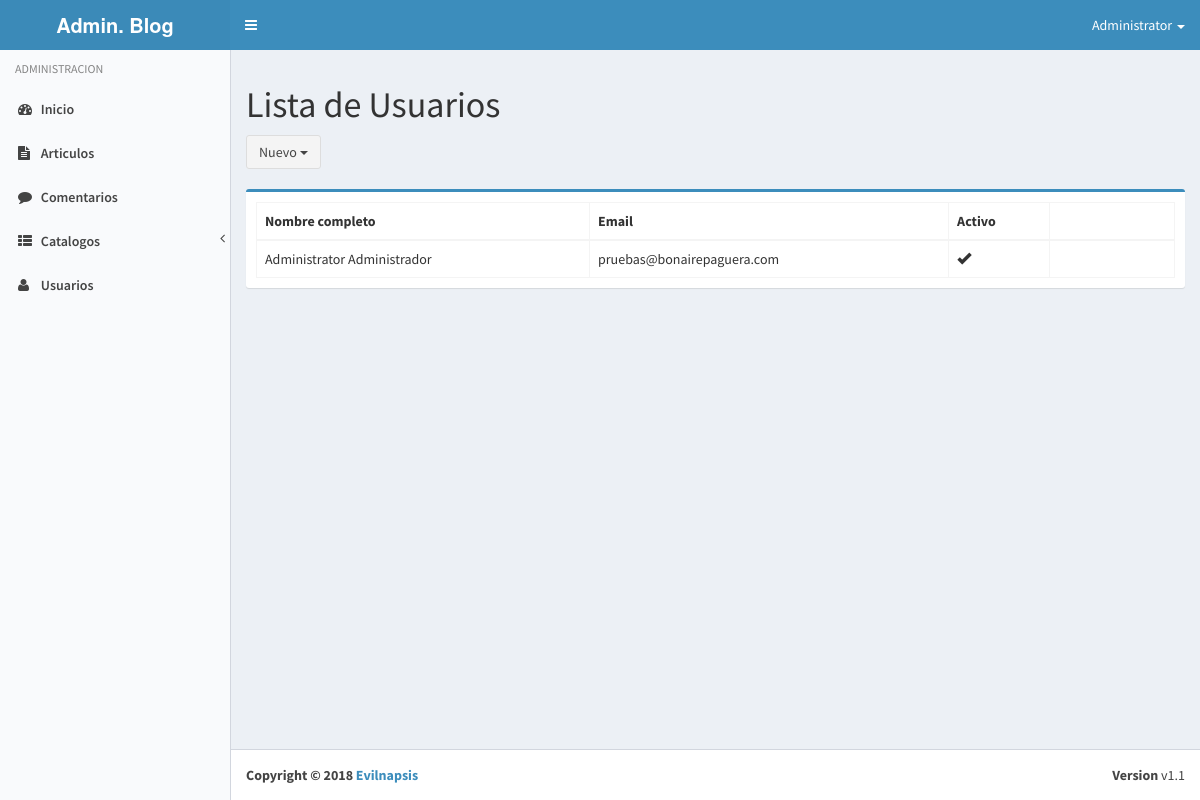
The app's page /admin/?view=users (signed in) with its own data.
### tables this page shows
CREATE TABLE `user` (
  `id` int(11) NOT NULL AUTO_INCREMENT,
  `name` varchar(50) DEFAULT NULL,
  `lastname` varchar(50) DEFAULT NULL,
  `username` varchar(50) DEFAULT NULL,
  `email` varchar(255) DEFAULT NULL,
  `password` varchar(60) DEFAULT NULL,
  `image` varchar(255) DEFAULT NULL,
  `status` int(11) DEFAULT '1',
  `kind` int(11) DEFAULT '1',
  `created_at` datetime DEFAULT NULL,
  PRIMARY KEY (`id`)
);

### admin/core/controller/Lb.php (called while the page is built, shortened)
<?php
class Lb
{
    public function start()
    {
        include "core/app/init.php";
    }
}

### admin/index.php (called while the page is built, shortened)
<?php
$lb = new Lb();
$lb->start();
?>

### admin/core/controller/Model.php (called while the page is built, shortened)
<?php
class Model
{
    public static function exists($modelname)
    {
        $fullpath = self::getFullpath($modelname);
        $found = false;
        if (file_exists($fullpath)) {
            $found = true;
        }
        return $found;
    }
    public static function getFullpath($modelname)
    {
        return Core::$root . "core/app/model/" . $modelname . ".php";
    }
    public static function many($query, $aclass)
    {
        $cnt = 0;
        $array = array();
        while ($r = $query->fetch_array()) {
            $array[$cnt] = new $aclass;
            $cnt2 = 1;
            foreach ($r as $key => $v) {
                if ($cnt2 > 0 && $cnt2 % 2 == 0) {
                    $array[$cnt]->$key = $v;
                }
                $cnt2++;
            }
            $cnt++;
        }
        return $array;
    }
    public static function one($query, $aclass)
    {
        $found = null;
        $data = new $aclass;
        while ($r = $query->fetch_array()) {
            $cnt = 1;
            foreach ($r as $key => $v) {
                if ($cnt > 0 && $cnt % 2 == 0) {
                    $data->$key = $v;
                }
                $cnt++;
            }
            $found = $data;
            break;
        }
        return $found;
    }
}
?>

### admin/core/controller/Executor.php (called while the page is built, shortened)
<?php
class Executor
{
    public static function doit($sql)
    {
        $con = Database::getCon();
        return array($con->query($sql), $con->insert_id);
    }
}
?>

### admin/core/app/model/UserData.php (called while the page is built, shortened)
<?php
class UserData
{
    public static $tablename = "user";
    public static function getById($id)
    {
        $sql = "select * from " . self::$tablename . " where id=$id";
        $query = Executor::doit($sql);
        return Model::one($query[0], new UserData());
    }
    public static function getAll()
    {
        $sql = "select * from " . self::$tablename . " order by created_at desc";
        $query = Executor::doit($sql);
        return Model::many($query[0], new UserData());
    }
}
?>

### admin/core/app/view/users-view.php (the view, shortened to what this page needs)
<?php $u = UserData::getById($_SESSION["user_id"]); ?>
<?php if ($u->kind == 1): ?>
    <section class="content">
        <div class="row">
            <div class="col-md-12">
                <h1>Lista de Usuarios</h1>
                <div class="btn-group">
                    <button type="button" class="btn btn-default dropdown-toggle" data-toggle="dropdown" aria-haspopup="true" aria-expanded="false">
                        Nuevo <span class="caret"></span>
                    </button>
                </div>
                <br><br>
                <?php
                $users = UserData::getAll();
                if (count($users) > 0){
                ?>
                <div class="box box-primary">
                    <div class="box-body">
                        <table class="table table-bordered table-hover datatable">
                            <thead>
                            <th>Nombre completo</th>
                            <th>Email</th>
                            <th>Activo</th>
                            <th></th>
                            </thead>
                            <?php
                            foreach ($users as $user) {
                                ?>
                                <tr>
                                    <td><?php echo $user->name . " " . $user->lastname; ?></td>
                                    <td><?php echo $user->email; ?></td>
                                    <td>
                                        <?php if ($user->status == 1): ?>
                                            <i class="glyphicon glyphicon-ok"></i>
                                        <?php endif; ?>
                                    </td>
                                    <td style="width:125px;">
                                    </td>
                                </tr>
                                <?php
                            }
                            echo "</table></div></div>";
                            } else {
                            }
                            ?>
                    </div>
                </div>
    </section>
<?php endif; ?>

### admin/core/app/layouts/layout.php (shortened to what this page needs)
<!DOCTYPE html>
<html>
<head>
    <link href="bootstrap/css/bootstrap.min.css" rel="stylesheet" type="text/css"/>
    <link href="font-awesome/css/font-awesome.min.css" rel="stylesheet" type="text/css"/>
    <link href="dist/css/AdminLTE.min.css" rel="stylesheet" type="text/css"/>
    <link href="dist/css/skins/skin-blue-light.min.css" rel="stylesheet" type="text/css"/>
    <link rel="stylesheet" href="plugins/morris/morris.css">
    <link rel="stylesheet" href="plugins/morris/example.css">
    <link rel="stylesheet" href="/css/flag-icon.min.css">
    <link rel="stylesheet" href="plugins/datatables/dataTables.bootstrap.css">
    <link href='plugins/fullcalendar/fullcalendar.min.css' rel='stylesheet'/>
    <link href='plugins/fullcalendar/fullcalendar.print.css' rel='stylesheet' media='print'/>
    <link rel="stylesheet" type="text/css" href="plugins/pickadate/themes/classic.css">
    <link rel="stylesheet" type="text/css" href="plugins/pickadate/themes/classic.date.css">
    <link rel="stylesheet" type="text/css" href="plugins/pickadate/themes/classic.time.css">
    <link rel="stylesheet" type="text/css" href="plugins/select2/select2.min.css"/>
</head>
<body class="<?php if (isset($_SESSION["user_id"])): ?>  skin-blue-light sidebar-mini <?php else: ?>login-page<?php endif; ?>">
<div class="wrapper">
    <?php if (isset($_SESSION["user_id"])): ?>
        <header class="main-header">
            <a href="./" class="logo">
                <span class="logo-lg"><b>Admin. Blog</b></span>
            </a>
            <nav class="navbar navbar-static-top" role="navigation">
                <a href="#" class="sidebar-toggle" data-toggle="offcanvas" role="button">
                </a>
                <div class="navbar-custom-menu">
                    <ul class="nav navbar-nav">
                        <li class="dropdown user user-menu">
                            <a href="#" class="dropdown-toggle" data-toggle="dropdown">
                                <span class=""><?php
                                    if (isset($_SESSION["user_id"])) {
                                        echo UserData::getById($_SESSION["user_id"])->name;
                                    }
                                    ?></span>
                                <span class="caret"></span>
                            </a>
                        </li>
                    </ul>
                </div>
            </nav>
        </header>
        <aside class="main-sidebar">
            <section class="sidebar">
                <ul class="sidebar-menu">
                    <li class="header">ADMINISTRACION</li>
                    <?php if (isset($_SESSION["user_id"])): ?>
                        <li><a href="./index.php?view=home"><i class='fa fa-dashboard'></i> <span>Inicio</span></a></li>
                        <li><a href="./index.php?view=posts&opt=all"><i class='fa fa-file-text'></i> <span>Articulos</span></a></li>
                        <li><a href="./index.php?view=comments"><i class='fa fa-comment'></i> <span>Comentarios</span></a></li>
                        <li class="treeview">
                            <a href="#">
                                <i class="fa fa-th-list"></i>
                                <span>Catalogos</span>
                                <span class="pull-right-container">
              <i class="fa fa-angle-left pull-right"></i>
            </span>
                            </a>
                        </li>
                        <li><a href="./?view=users"><i class='fa fa-user'></i> <span>Usuarios</span></a></li>
                    <?php endif; ?>
                </ul>
            </section>
        </aside>
    <?php endif; ?>
    <?php if (isset($_SESSION["user_id"])): ?>
        <div class="content-wrapper">
            <?php View::load("index"); ?>
        </div>
        <footer class="main-footer">
            <div class="pull-right hidden-xs">
                <b>Version</b> v1.1
            </div>
            <strong>Copyright &copy; 2018 <a href="http://evilnapsis.com/company/" target="_blank">Evilnapsis</a></strong>
        </footer>
    <?php endif; ?>
</div>
</body>
</html>

### records on screen
user: name "Administrator", lastname "Administrador", email "pruebas@bonairepaguera.com", status 1 (drawn)
